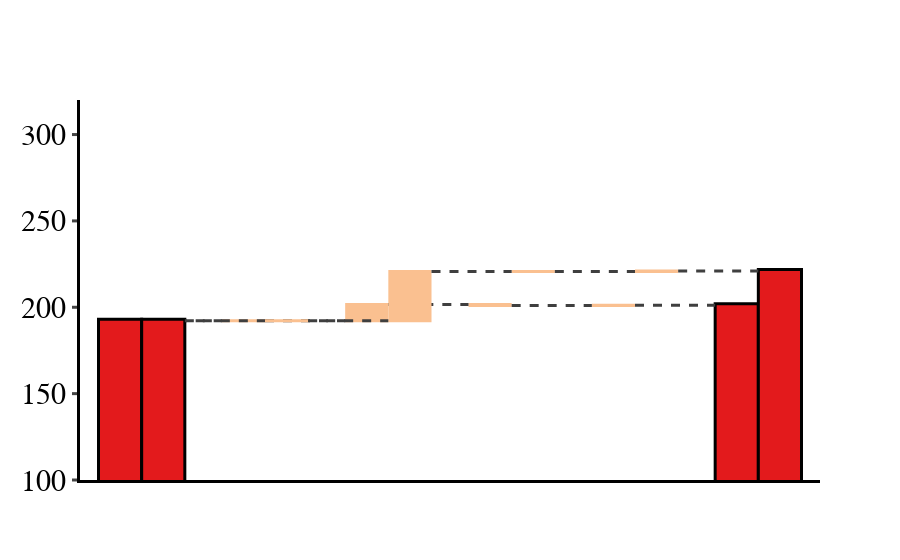
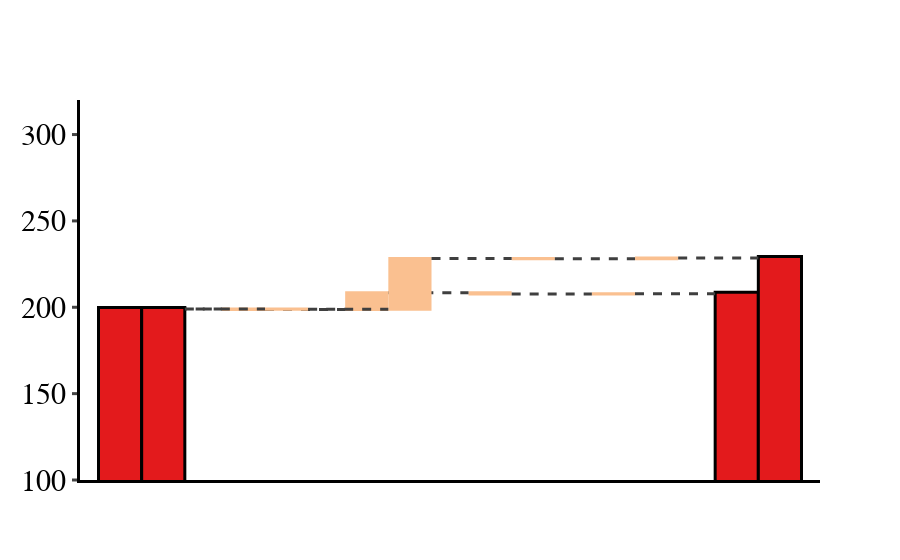
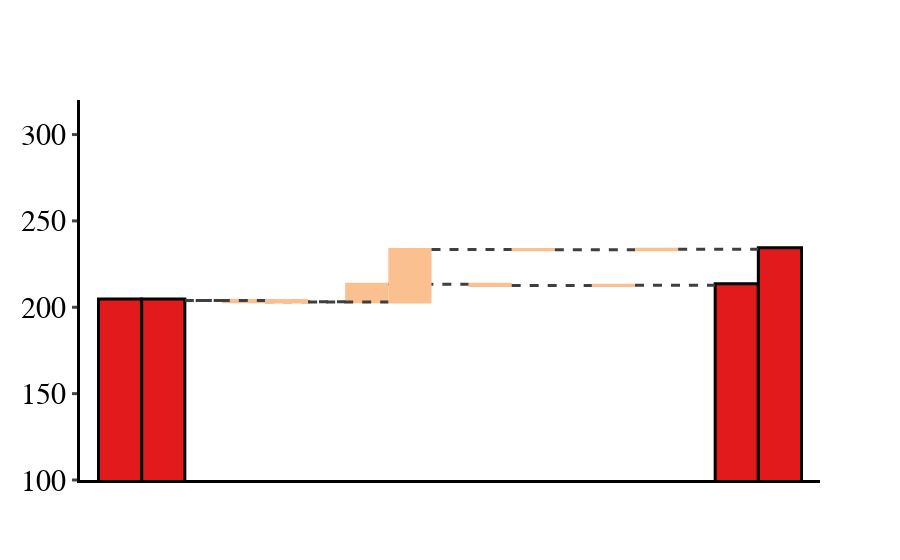
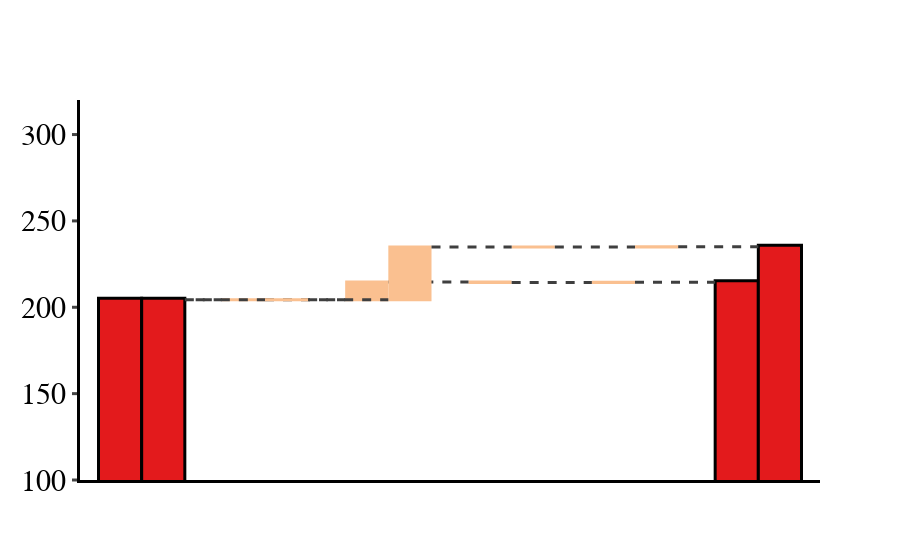

Notebook code cell kept with these figures, in order:
### Code cell
waterfall(
    measure,
    sofc_FDP_high,
    sofc_FDP_low,
    (100, 320),
    "rgb(227, 26, 28)",
    "rgb(250, 192, 144)",
)
waterfall(
    measure,
    mcfc_FDP_high,
    mcfc_FDP_low,
    (100, 320),
    "rgb(227, 26, 28)",
    "rgb(250, 192, 144)",
)
waterfall(
    measure,
    pafc_FDP_high,
    pafc_FDP_low,
    (100, 320),
    "rgb(227, 26, 28)",
    "rgb(250, 192, 144)",
)
waterfall(
    measure,
    pemfc_FDP_high,
    pemfc_FDP_low,
    (100, 320),
    "rgb(227, 26, 28)",
    "rgb(250, 192, 144)",
)

### Figure 1 — Plotly figure (JSON) as saved in the notebook; plotly's stock layout.template omitted (floating-point values rounded to 4 significant figures)
{"data": [{"connector": {"line": {"color": "rgb(63, 63, 63)", "dash": "dash", "width": 3}}, "decreasing": {"marker": {"color": "rgb(250, 192, 144)"}}, "increasing": {"marker": {"color": "rgb(250, 192, 144)"}}, "measure": ["absolute", "relative", "relative", "relative", "relative", "total"], "orientation": "v", "totals": {"marker": {"color": "rgb(227, 26, 28)", "line": {"color": "black", "width": 3}}}, "type": "waterfall", "x": ["Initial", "EoL recycling", "fuel efficiency losses", "system lifetime increase", "capacity factor decrease", "Adjusted"], "y": [192.2, -0.09846, 9.521, -0.6062, 0.09326, 201.2]}, {"connector": {"line": {"color": "rgb(63, 63, 63)", "dash": "dash", "width": 3}}, "decreasing": {"marker": {"color": "rgb(250, 192, 144)"}}, "increasing": {"marker": {"color": "rgb(250, 192, 144)"}}, "measure": ["absolute", "relative", "relative", "relative", "relative", "total"], "orientation": "v", "totals": {"marker": {"color": "rgb(227, 26, 28)", "line": {"color": "black", "width": 3}}}, "type": "waterfall", "x": ["Initial", "EoL recycling", "fuel efficiency losses", "system lifetime increase", "capacity factor decrease", "Adjusted"], "y": [192.2, -0.05346, 28.56, -0.0866, 0.2887, 221.0]}], "layout": {"paper_bgcolor": "rgba(0,0,0,0)", "plot_bgcolor": "rgba(0,0,0,0)", "showlegend": false, "waterfallgap": 0.3, "xaxis": {"linecolor": "black", "linewidth": 3, "showgrid": false, "showticklabels": false, "tickfont": {"color": "black", "family": "Calibri", "size": 30}, "visible": true}, "yaxis": {"linecolor": "black", "linewidth": 3, "range": [100, 320], "showgrid": false, "showline": true, "showticklabels": true, "tickfont": {"color": "black", "family": "Calibri", "size": 30}, "ticks": "outside", "tickwidth": 3, "visible": true, "zerolinecolor": "black"}}}

### Figure 2 — Plotly figure (JSON) as saved in the notebook; plotly's stock layout.template omitted (floating-point values rounded to 4 significant figures)
{"data": [{"connector": {"line": {"color": "rgb(63, 63, 63)", "dash": "dash", "width": 3}}, "decreasing": {"marker": {"color": "rgb(250, 192, 144)"}}, "increasing": {"marker": {"color": "rgb(250, 192, 144)"}}, "measure": ["absolute", "relative", "relative", "relative", "relative", "total"], "orientation": "v", "totals": {"marker": {"color": "rgb(227, 26, 28)", "line": {"color": "black", "width": 3}}}, "type": "waterfall", "x": ["Initial", "EoL recycling", "fuel efficiency losses", "system lifetime increase", "capacity factor decrease", "Adjusted"], "y": [199.0, -0.3327, 9.824, -0.8333, 0.1282, 207.8]}, {"connector": {"line": {"color": "rgb(63, 63, 63)", "dash": "dash", "width": 3}}, "decreasing": {"marker": {"color": "rgb(250, 192, 144)"}}, "increasing": {"marker": {"color": "rgb(250, 192, 144)"}}, "measure": ["absolute", "relative", "relative", "relative", "relative", "total"], "orientation": "v", "totals": {"marker": {"color": "rgb(227, 26, 28)", "line": {"color": "black", "width": 3}}}, "type": "waterfall", "x": ["Initial", "EoL recycling", "fuel efficiency losses", "system lifetime increase", "capacity factor decrease", "Adjusted"], "y": [199.0, -0.1694, 29.46, -0.119, 0.3968, 228.6]}], "layout": {"paper_bgcolor": "rgba(0,0,0,0)", "plot_bgcolor": "rgba(0,0,0,0)", "showlegend": false, "waterfallgap": 0.3, "xaxis": {"linecolor": "black", "linewidth": 3, "showgrid": false, "showticklabels": false, "tickfont": {"color": "black", "family": "Calibri", "size": 30}, "visible": true}, "yaxis": {"linecolor": "black", "linewidth": 3, "range": [100, 320], "showgrid": false, "showline": true, "showticklabels": true, "tickfont": {"color": "black", "family": "Calibri", "size": 30}, "ticks": "outside", "tickwidth": 3, "visible": true, "zerolinecolor": "black"}}}

### Figure 3 — Plotly figure (JSON) as saved in the notebook; plotly's stock layout.template omitted (floating-point values rounded to 4 significant figures)
{"data": [{"connector": {"line": {"color": "rgb(63, 63, 63)", "dash": "dash", "width": 3}}, "decreasing": {"marker": {"color": "rgb(250, 192, 144)"}}, "increasing": {"marker": {"color": "rgb(250, 192, 144)"}}, "measure": ["absolute", "relative", "relative", "relative", "relative", "total"], "orientation": "v", "totals": {"marker": {"color": "rgb(227, 26, 28)", "line": {"color": "black", "width": 3}}}, "type": "waterfall", "x": ["Initial", "EoL recycling", "fuel efficiency losses", "system lifetime increase", "capacity factor decrease", "Adjusted"], "y": [203.9, -0.6667, 10.09, -0.6969, 0.1072, 212.8]}, {"connector": {"line": {"color": "rgb(63, 63, 63)", "dash": "dash", "width": 3}}, "decreasing": {"marker": {"color": "rgb(250, 192, 144)"}}, "increasing": {"marker": {"color": "rgb(250, 192, 144)"}}, "measure": ["absolute", "relative", "relative", "relative", "relative", "total"], "orientation": "v", "totals": {"marker": {"color": "rgb(227, 26, 28)", "line": {"color": "black", "width": 3}}}, "type": "waterfall", "x": ["Initial", "EoL recycling", "fuel efficiency losses", "system lifetime increase", "capacity factor decrease", "Adjusted"], "y": [203.9, -0.8152, 30.28, -0.09956, 0.3319, 233.6]}], "layout": {"paper_bgcolor": "rgba(0,0,0,0)", "plot_bgcolor": "rgba(0,0,0,0)", "showlegend": false, "waterfallgap": 0.3, "xaxis": {"linecolor": "black", "linewidth": 3, "showgrid": false, "showticklabels": false, "tickfont": {"color": "black", "family": "Calibri", "size": 30}, "visible": true}, "yaxis": {"linecolor": "black", "linewidth": 3, "range": [100, 320], "showgrid": false, "showline": true, "showticklabels": true, "tickfont": {"color": "black", "family": "Calibri", "size": 30}, "ticks": "outside", "tickwidth": 3, "visible": true, "zerolinecolor": "black"}}}

### Figure 4 — Plotly figure (JSON) as saved in the notebook; plotly's stock layout.template omitted (floating-point values rounded to 4 significant figures)
{"data": [{"connector": {"line": {"color": "rgb(63, 63, 63)", "dash": "dash", "width": 3}}, "decreasing": {"marker": {"color": "rgb(250, 192, 144)"}}, "increasing": {"marker": {"color": "rgb(250, 192, 144)"}}, "measure": ["absolute", "relative", "relative", "relative", "relative", "total"], "orientation": "v", "totals": {"marker": {"color": "rgb(227, 26, 28)", "line": {"color": "black", "width": 3}}}, "type": "waterfall", "x": ["Initial", "EoL recycling", "fuel efficiency losses", "system lifetime increase", "capacity factor decrease", "Adjusted"], "y": [204.4, -0.04243, 10.19, -0.1709, 0.0263, 214.4]}, {"connector": {"line": {"color": "rgb(63, 63, 63)", "dash": "dash", "width": 3}}, "decreasing": {"marker": {"color": "rgb(250, 192, 144)"}}, "increasing": {"marker": {"color": "rgb(250, 192, 144)"}}, "measure": ["absolute", "relative", "relative", "relative", "relative", "total"], "orientation": "v", "totals": {"marker": {"color": "rgb(227, 26, 28)", "line": {"color": "black", "width": 3}}}, "type": "waterfall", "x": ["Initial", "EoL recycling", "fuel efficiency losses", "system lifetime increase", "capacity factor decrease", "Adjusted"], "y": [204.4, -0.02964, 30.58, -0.02442, 0.0814, 235.0]}], "layout": {"paper_bgcolor": "rgba(0,0,0,0)", "plot_bgcolor": "rgba(0,0,0,0)", "showlegend": false, "waterfallgap": 0.3, "xaxis": {"linecolor": "black", "linewidth": 3, "showgrid": false, "showticklabels": false, "tickfont": {"color": "black", "family": "Calibri", "size": 30}, "visible": true}, "yaxis": {"linecolor": "black", "linewidth": 3, "range": [100, 320], "showgrid": false, "showline": true, "showticklabels": true, "tickfont": {"color": "black", "family": "Calibri", "size": 30}, "ticks": "outside", "tickwidth": 3, "visible": true, "zerolinecolor": "black"}}}
